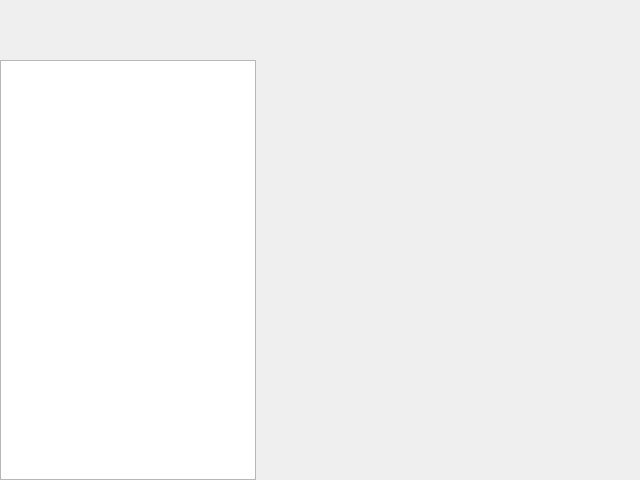
<?xml version="1.0" encoding="UTF-8"?>
<ui version="4.0">
 <class>PropertyDialog</class>
 <widget class="QWidget" name="PropertyDialog">
  <property name="geometry">
   <rect>
    <x>0</x>
    <y>0</y>
    <width>640</width>
    <height>480</height>
   </rect>
  </property>
  <property name="windowTitle">
   <string>属性页</string>
  </property>
  <layout class="QGridLayout" name="gridLayout_3" columnstretch="0,0">
   <property name="horizontalSpacing">
    <number>10</number>
   </property>
   <property name="verticalSpacing">
    <number>0</number>
   </property>
   <property name="margin">
    <number>0</number>
   </property>
   <item row="0" column="0">
    <widget class="QWidget" name="leftwidget" native="true">
     <property name="sizePolicy">
      <sizepolicy hsizetype="Maximum" vsizetype="Preferred">
       <horstretch>0</horstretch>
       <verstretch>0</verstretch>
      </sizepolicy>
     </property>
     <property name="minimumSize">
      <size>
       <width>85</width>
       <height>0</height>
      </size>
     </property>
     <property name="maximumSize">
      <size>
       <width>16777215</width>
       <height>16777215</height>
      </size>
     </property>
     <layout class="QGridLayout" name="gridLayout">
      <property name="horizontalSpacing">
       <number>0</number>
      </property>
      <property name="verticalSpacing">
       <number>5</number>
      </property>
      <property name="margin">
       <number>0</number>
      </property>
      <item row="0" column="0">
       <widget class="QWidget" name="iconwidget" native="true">
        <property name="sizePolicy">
         <sizepolicy hsizetype="Fixed" vsizetype="Fixed">
          <horstretch>0</horstretch>
          <verstretch>0</verstretch>
         </sizepolicy>
        </property>
        <property name="minimumSize">
         <size>
          <width>85</width>
          <height>55</height>
         </size>
        </property>
        <property name="maximumSize">
         <size>
          <width>16777215</width>
          <height>55</height>
         </size>
        </property>
        <layout class="QGridLayout" name="gridLayout_2">
         <property name="margin">
          <number>0</number>
         </property>
         <property name="spacing">
          <number>0</number>
         </property>
         <item row="0" column="0">
          <spacer name="horizontalSpacerLeft">
           <property name="orientation">
            <enum>Qt::Horizontal</enum>
           </property>
           <property name="sizeType">
            <enum>QSizePolicy::Preferred</enum>
           </property>
           <property name="sizeHint" stdset="0">
            <size>
             <width>40</width>
             <height>20</height>
            </size>
           </property>
          </spacer>
         </item>
         <item row="0" column="1">
          <widget class="QLabel" name="Iconlabel">
           <property name="sizePolicy">
            <sizepolicy hsizetype="Fixed" vsizetype="Fixed">
             <horstretch>0</horstretch>
             <verstretch>0</verstretch>
            </sizepolicy>
           </property>
           <property name="minimumSize">
            <size>
             <width>85</width>
             <height>55</height>
            </size>
           </property>
           <property name="maximumSize">
            <size>
             <width>125</width>
             <height>55</height>
            </size>
           </property>
           <property name="text">
            <string/>
           </property>
           <property name="scaledContents">
            <bool>false</bool>
           </property>
           <property name="alignment">
            <set>Qt::AlignCenter</set>
           </property>
          </widget>
         </item>
         <item row="0" column="2">
          <spacer name="horizontalSpacerRight">
           <property name="orientation">
            <enum>Qt::Horizontal</enum>
           </property>
           <property name="sizeType">
            <enum>QSizePolicy::Preferred</enum>
           </property>
           <property name="sizeHint" stdset="0">
            <size>
             <width>40</width>
             <height>20</height>
            </size>
           </property>
          </spacer>
         </item>
        </layout>
       </widget>
      </item>
      <item row="1" column="0">
       <widget class="QTreeWidget" name="treeWidget">
        <property name="sizePolicy">
         <sizepolicy hsizetype="Expanding" vsizetype="Expanding">
          <horstretch>0</horstretch>
          <verstretch>0</verstretch>
         </sizepolicy>
        </property>
        <property name="minimumSize">
         <size>
          <width>85</width>
          <height>0</height>
         </size>
        </property>
        <property name="maximumSize">
         <size>
          <width>16777215</width>
          <height>16777215</height>
         </size>
        </property>
        <property name="indentation">
         <number>0</number>
        </property>
        <property name="rootIsDecorated">
         <bool>true</bool>
        </property>
        <attribute name="headerVisible">
         <bool>false</bool>
        </attribute>
        <column>
         <property name="text">
          <string notr="true">1</string>
         </property>
        </column>
       </widget>
      </item>
     </layout>
    </widget>
   </item>
   <item row="0" column="1">
    <widget class="QStackedWidget" name="stackedWidgetCustomPage">
     <property name="sizePolicy">
      <sizepolicy hsizetype="Preferred" vsizetype="Preferred">
       <horstretch>0</horstretch>
       <verstretch>0</verstretch>
      </sizepolicy>
     </property>
     <property name="currentIndex">
      <number>0</number>
     </property>
     <widget class="QWidget" name="page"/>
    </widget>
   </item>
  </layout>
 </widget>
 <resources/>
 <connections/>
</ui>
